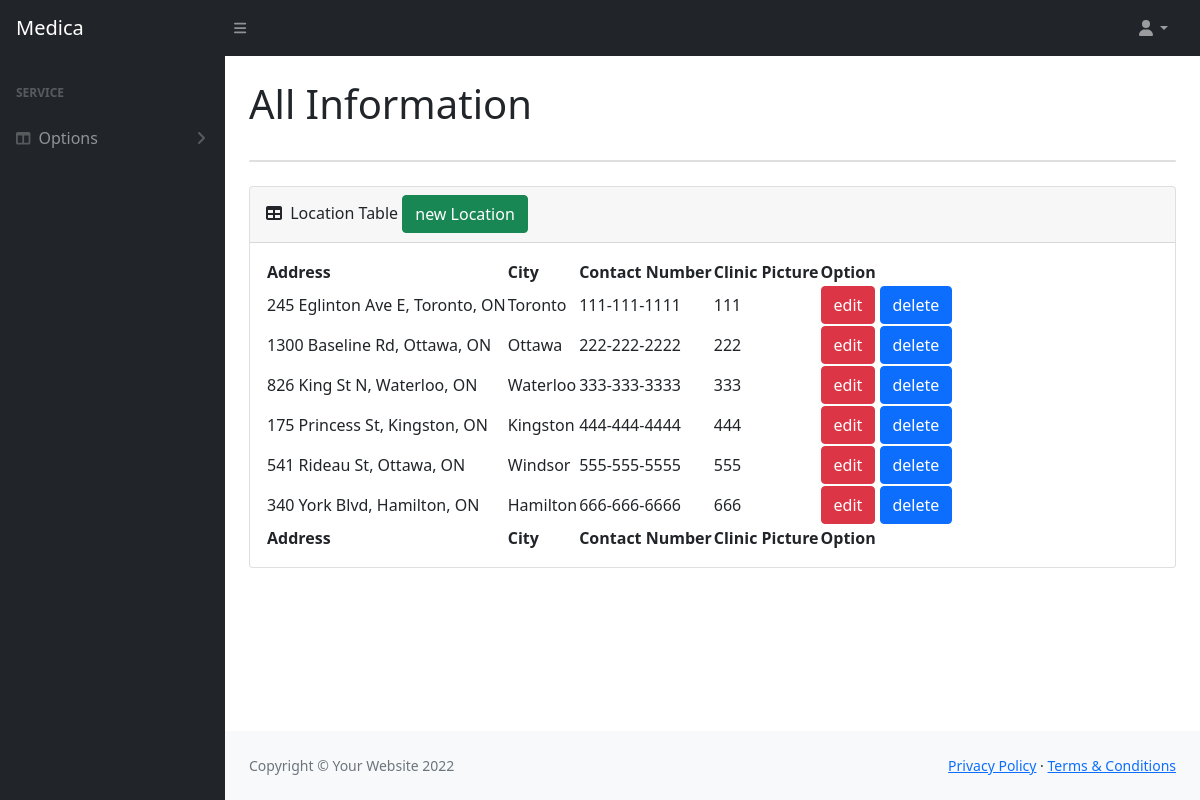
The app's page /location_mag/ with its own data.
### user/models.py (models this page shows)
class Location(models.Model):
    address = models.CharField(max_length=32)
    city = models.CharField(max_length=32)
    clinic_number = models.CharField(max_length=255)
    clinic_picture = models.CharField(max_length=255)

### management/views.py (the view)
# urls.py: path('location_mag/', views.location_mag, name='location_mag'),
def location_mag(request):
    context = {}
    context["dataset"] = Location.objects.all()
    return render(request, 'location_mag.html', context)

### management/templates/location_mag.html (shortened to what this page needs)
{% extends 'admin-tables-temple.html' %}
{% block content %}
    <div class="card mb-4">
        <div class="card-header">
            <i class="fas fa-table me-1"></i>
            Location Table
            <a class="btn btn-success"  style="margin-bottom: 1px" href="{% url 'location_add' %}">
                new Location
            </a>
        </div>
            <div class="card-body">
                <table id="datatablesSimple">
                    <thead>
                    <tr>
                        <th>Address</th>
                        <th>City</th>
                        <th>Contact Number</th>
                        <th>Clinic Picture</th>
                        <th>Option</th>
                    </tr>
                    </thead>
                    <tfoot>
                    <tr>
                        <th>Address</th>
                        <th>City</th>
                        <th>Contact Number</th>
                        <th>Clinic Picture</th>
                        <th>Option</th>
                    </tr>
                    </tfoot>
                    <tbody>
                    {% for obj in dataset %}
                        <tr>
                            <td>{{ obj.address }}</td>
                            <td>{{ obj.city }}</td>
                            <td>{{ obj.clinic_number }}</td>
                            <td>{{ obj.clinic_picture }}</td>
                            <td>
                                <a class="btn btn-danger btn-xs" type="submit" href="{% url 'location_edit' obj.address %}">edit</a>
                                <a class="btn btn-primary btn-xs" href="{% url 'location_delete' obj.id %}">delete</a>
                            </td>
                        </tr>
                    {% endfor %}
                    </tbody>
                </table>
            </div>
    </div>
{% endblock %}

### records on screen
Location: address "245 Eglinton Ave E, Toronto, ON", city "Toronto", clinic_number "111-111-1111", clinic_picture "111"
Location: address "1300 Baseline Rd, Ottawa, ON", city "Ottawa", clinic_number "222-222-2222", clinic_picture "222"
Location: address "826 King St N, Waterloo, ON", city "Waterloo", clinic_number "333-333-3333", clinic_picture "333"
Location: address "175 Princess St, Kingston, ON", city "Kingston", clinic_number "444-444-4444", clinic_picture "444"
Location: address "541 Rideau St, Ottawa, ON", city "Windsor", clinic_number "555-555-5555", clinic_picture "555"
Location: address "340 York Blvd, Hamilton, ON", city "Hamilton", clinic_number "666-666-6666", clinic_picture "666"
